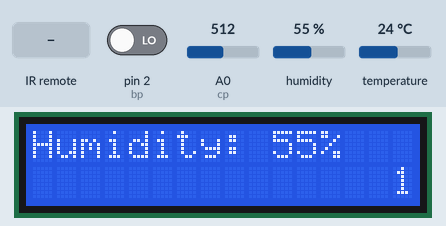
Bench run of a sketch on a simulated Arduino Uno, built with avr-gcc and run on an emulated ATmega328P. Parts: 16×2 character LCD. The test bench sets the inputs (shaded band); at power-on: pin 2 (bp) LOW, A0 (cp) = 512, humidity 55 %, temperature 24 °C.

Above: at 1.2 s.
1.3 s: pin 2 (bp) driven HIGH
At 1.8 s:
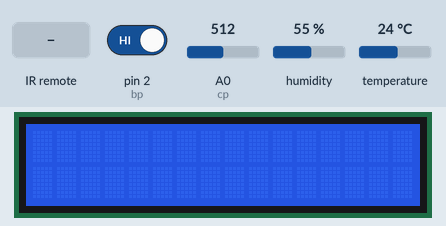
2.8 s: infrared code 0xE718FF00 received
4.8 s: infrared code 0xBA45FF00 received
At 5.6 s:
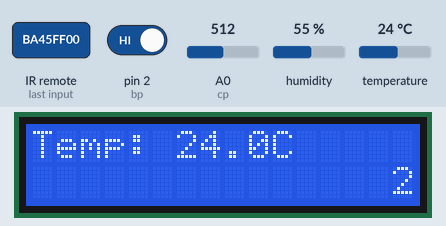
6.3 s: infrared code 0xB847FF00 received
At 7.1 s:
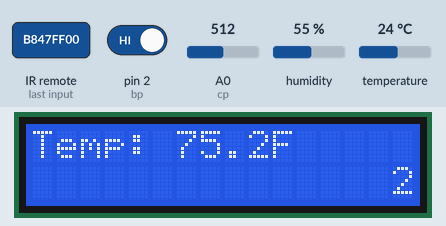
8.3 s: infrared code 0xA15EFF00 received
At 9.7 s:
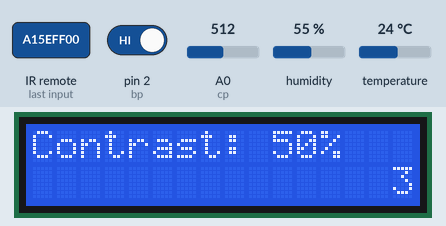
10.3 s: infrared code 0xBA45FF00 received
At 10.9 s:
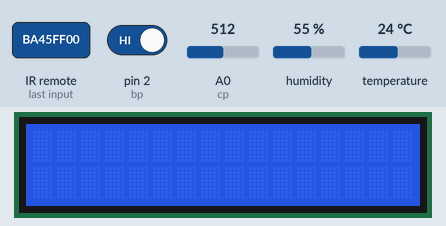
Timing chart, 0 to 12.8 s (numbered marks = the images above; inputs shaded):
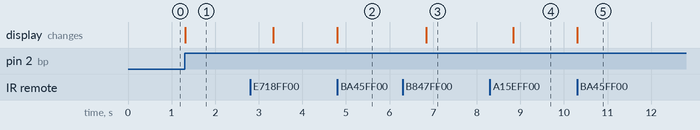

The sketch:

ClimaDot.ino
```cpp
//import libraries
#include <LiquidCrystal.h>
#include <dht11.h>
#include <IRremote.hpp>

//define lcd variables
const int rs = 12, en = 11, d4 = 5, d5 = 4, d6 = 3, d7 = 8;
LiquidCrystal lcd(rs, en, d4, d5, d6, d7);

//define dht sensor variables
const int dp = 7;
dht11 dht;

//define ir reader variables
const int irp = 13;
IRrecv irrecv(irp);

//define button and contrast potentiometer variables
const int bp = 2;
const int cp = A0;

//set up an enum to store the page number
enum Page {
  one,
  two,
  three,
  def
};

//initialize state variables
Page page = one;
bool fer = false;
bool power = true;

void setup() {
  //Set up the LCD's number of columns and rows
  lcd.begin(16, 2);

  //Start the receiver
  irrecv.enableIRIn();

  //set up the button as an interupt to control power
  attachInterrupt(digitalPinToInterrupt(bp), powerHandler, RISING);

  //run the initial humidity reading, so the while loop in loop() can saver memory
  int check = dht.read(dp);
  char sBuf[17];
  char pBuf[17];
  snprintf(sBuf, sizeof(sBuf), "Humidity: %d%%   ", dht.humidity);
  pageNumber(pBuf, 1);
  lcd.setCursor(0, 0);
  lcd.print(sBuf);
  lcd.setCursor(0, 1);
  lcd.print(pBuf);
}

void loop() {
  while (!irrecv.decode()) { //if signal is not recieved
    delay(10); //.01s
  }

  //handle readings
  translateIR();
  irrecv.resume(); // receive the next value

  int check = dht.read(dp); //read dht

  char sBuf[17]; // first line
  char pBuf[17]; // second line

  //page state switch statement
  switch (page) {
    case one:
      snprintf(sBuf, sizeof(sBuf), "Humidity: %d%%   ", dht.humidity); //Humidity: ##%
      pageNumber(pBuf, 1);
      break;
    case two: {
      float temp = dht.temperature; //take temperature reading
      char tempStr[10]; //initialize char buffer
      if (fer) { //f or c switch
        dtostrf(ctof(temp), 4, 1, tempStr);
        snprintf(sBuf, sizeof(sBuf), "Temp: %sF   ", tempStr); //Temp: ##.#F
      } else {
        dtostrf(temp, 4, 1, tempStr);
        snprintf(sBuf, sizeof(sBuf), "Temp: %sC   ", tempStr); //Temp: ##.#C
      }
      pageNumber(pBuf, 2);
      break;
    }
    case three:
      //use map to convert count to percentage
      snprintf(sBuf, sizeof(sBuf), "Contrast: %d%%   ", map(analogRead(cp), 0, 1023, 100, 0)); //Contrast: ##%
      pageNumber(pBuf, 3);
      break;
    default:
      //default case should never occur
      snprintf(sBuf, sizeof(sBuf), "Invalid Page");
      snprintf(pBuf, sizeof(pBuf), "???");
      break;
  }

  //print to lcd screen
  lcd.setCursor(0, 0);
  lcd.print(sBuf);
  lcd.setCursor(0, 1);
  lcd.print(pBuf);
}

void translateIR()
{
  //map the IR code to the remote key
  switch (irrecv.decodedIRData.decodedRawData) {
    case 0xBA45FF00: //POWER
      powerHandler();
      break;
    case 0xB847FF00: //FUNC
      fer = !fer;
      break;
    case 0xF30CFF00: //1
      page = one;
      break;
    case 0xE718FF00: //2
      page = two;
      break;
    case 0xA15EFF00: //3
      page = three;
      break;
    default: break; //do nothing
  }

  delay(500); //0.5s
}

//converts celcius to fahrenheit
float ctof(float c) {
  return (1.8 * c) + 32;
}

//either enables or disables the lcd screen
void powerHandler() {
  if (power) {
    lcd.noDisplay();
  } else {
    lcd.display();
  }
  power = !power;
}

//creates a char buffer with the inputed number at the end
void pageNumber(char* buf, int n) {
    for (int i = 0; i < 15; i++) buf[i] = ' '; // Fill first 15 characters
    buf[15] = '0' + n; //number
    buf[16] = '\0'; // null terminator
}
```

Measured:
- after the input at 1.3 s, the display: changes at once (image 1)
- after the input at 4.8 s, the display: changes at once (image 2)
- after the input at 6.3 s, the display: changes after 0.54 s (image 3)
- after the input at 8.3 s, the display: changes after 0.53 s (image 4)
- after the input at 10.3 s, the display: changes at once (image 5)
